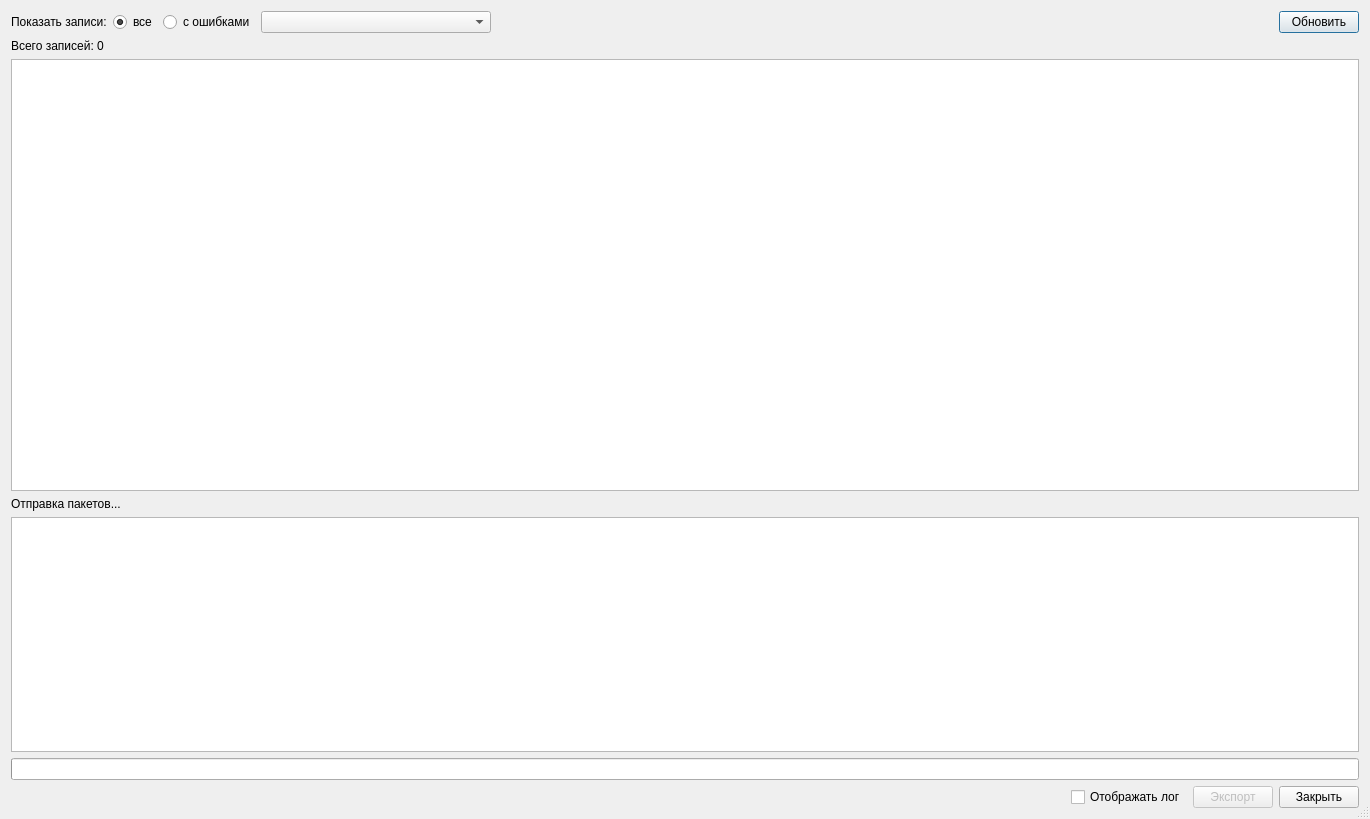
<?xml version="1.0" encoding="UTF-8"?>
<ui version="4.0">
 <class>ExportAttachDoctorSectionInfoDialog</class>
 <widget class="QDialog" name="ExportAttachDoctorSectionInfoDialog">
  <property name="geometry">
   <rect>
    <x>0</x>
    <y>0</y>
    <width>1370</width>
    <height>819</height>
   </rect>
  </property>
  <property name="windowTitle">
   <string>Экспорт сведений о врачах и участках</string>
  </property>
  <property name="sizeGripEnabled">
   <bool>true</bool>
  </property>
  <layout class="QGridLayout" name="gridLayout_2">
   <item row="5" column="0">
    <widget class="QProgressBar" name="pbExportProgress">
     <property name="format">
      <string>%v из %m</string>
     </property>
    </widget>
   </item>
   <item row="0" column="0">
    <layout class="QHBoxLayout" name="horizontalLayout_2">
     <item>
      <widget class="QLabel" name="label_5">
       <property name="text">
        <string>Показать записи:</string>
       </property>
      </widget>
     </item>
     <item>
      <widget class="QRadioButton" name="rbShowAll">
       <property name="text">
        <string>все</string>
       </property>
       <property name="checked">
        <bool>true</bool>
       </property>
      </widget>
     </item>
     <item>
      <widget class="QRadioButton" name="rbShowErrors">
       <property name="text">
        <string>с ошибками</string>
       </property>
      </widget>
     </item>
     <item>
      <widget class="COrgStructureComboBox" name="cmbOrgStructure">
       <property name="minimumSize">
        <size>
         <width>230</width>
         <height>0</height>
        </size>
       </property>
      </widget>
     </item>
     <item>
      <spacer name="horizontalSpacer_2">
       <property name="orientation">
        <enum>Qt::Horizontal</enum>
       </property>
       <property name="sizeHint" stdset="0">
        <size>
         <width>40</width>
         <height>20</height>
        </size>
       </property>
      </spacer>
     </item>
     <item>
      <widget class="QPushButton" name="btnRefresh">
       <property name="text">
        <string>Обновить</string>
       </property>
      </widget>
     </item>
    </layout>
   </item>
   <item row="7" column="0">
    <layout class="QHBoxLayout" name="horizontalLayout">
     <item>
      <spacer name="horizontalSpacer">
       <property name="orientation">
        <enum>Qt::Horizontal</enum>
       </property>
       <property name="sizeHint" stdset="0">
        <size>
         <width>40</width>
         <height>20</height>
        </size>
       </property>
      </spacer>
     </item>
     <item>
      <widget class="QCheckBox" name="chbFullLog">
       <property name="text">
        <string>Отображать лог</string>
       </property>
      </widget>
     </item>
     <item>
      <widget class="QPushButton" name="btnExport">
       <property name="enabled">
        <bool>false</bool>
       </property>
       <property name="text">
        <string>Экспорт</string>
       </property>
      </widget>
     </item>
     <item>
      <widget class="QPushButton" name="btnClose">
       <property name="text">
        <string>Закрыть</string>
       </property>
      </widget>
     </item>
    </layout>
   </item>
   <item row="1" column="0">
    <widget class="QLabel" name="lblPersonOrderCount">
     <property name="text">
      <string>Всего записей: 0</string>
     </property>
    </widget>
   </item>
   <item row="3" column="0">
    <widget class="QLabel" name="lblExportStatus">
     <property name="enabled">
      <bool>true</bool>
     </property>
     <property name="text">
      <string>Отправка пакетов...</string>
     </property>
    </widget>
   </item>
   <item row="4" column="0">
    <widget class="QPlainTextEdit" name="edExportResults">
     <property name="enabled">
      <bool>true</bool>
     </property>
     <property name="minimumSize">
      <size>
       <width>0</width>
       <height>235</height>
      </size>
     </property>
     <property name="readOnly">
      <bool>true</bool>
     </property>
    </widget>
   </item>
   <item row="2" column="0">
    <widget class="CTableView" name="tblPersonOrder">
     <property name="sizePolicy">
      <sizepolicy hsizetype="Expanding" vsizetype="Expanding">
       <horstretch>0</horstretch>
       <verstretch>3</verstretch>
      </sizepolicy>
     </property>
    </widget>
   </item>
  </layout>
 </widget>
 <customwidgets>
  <customwidget>
   <class>CTableView</class>
   <extends>QTableView</extends>
   <header>library/TableView.h</header>
  </customwidget>
  <customwidget>
   <class>COrgStructureComboBox</class>
   <extends>QComboBox</extends>
   <header>Orgs/OrgStructComboBoxes.h</header>
  </customwidget>
 </customwidgets>
 <resources/>
 <connections/>
</ui>
